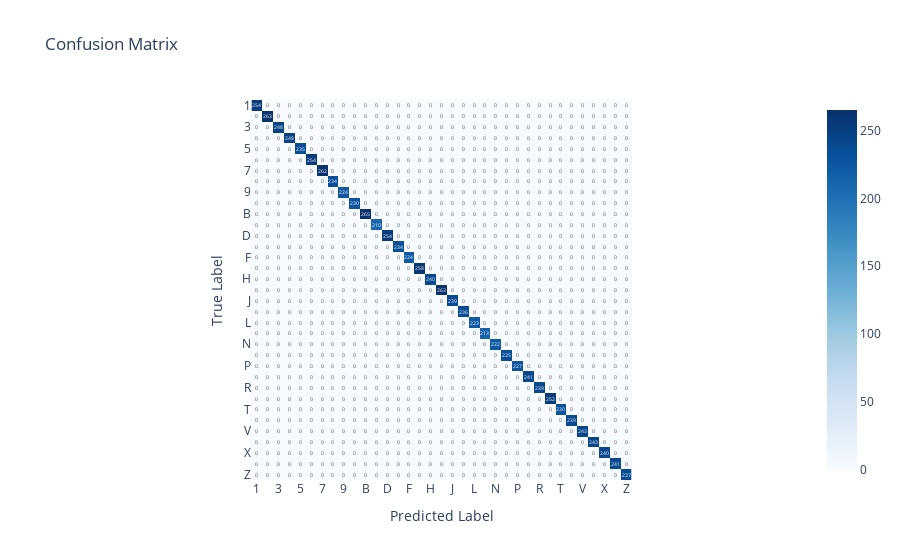

Write notebook code for a chart like this one.
### Code cell
# Confusion matrix
cm = confusion_matrix(y_test_labels, y_pred_labels, labels=categories)

# Plot confusion matrix with annotations
fig_cm = px.imshow(cm, x=categories, y=categories, title='Confusion Matrix', color_continuous_scale='Blues', text_auto=True)
fig_cm.update_layout(xaxis_title='Predicted Label', yaxis_title='True Label')
fig_cm.show()

### Figure 1 — Plotly figure (JSON) as saved in the notebook; plotly's stock layout.template omitted (floating-point values rounded to 4 significant figures; data arrays with more than 128 entries replaced by an {"elided": "..."} marker saying what was removed)
{"data": [{"coloraxis": "coloraxis", "hovertemplate": "x: %{x}<br>y: %{y}<br>color: %{z}<extra></extra>", "name": "0", "texttemplate": "%{z}", "type": "heatmap", "x": ["1", "2", "3", "4", "5", "6", "7", "8", "9", "A", "B", "C", "D", "E", "F", "G", "H", "I", "J", "K", "L", "M", "N", "O", "P", "Q", "R", "S", "T", "U", "V", "W", "X", "Y", "Z"], "xaxis": "x", "y": ["1", "2", "3", "4", "5", "6", "7", "8", "9", "A", "B", "C", "D", "E", "F", "G", "H", "I", "J", "K", "L", "M", "N", "O", "P", "Q", "R", "S", "T", "U", "V", "W", "X", "Y", "Z"], "yaxis": "y", "z": {"elided": "35x35 int values"}}], "layout": {"coloraxis": {"colorscale": [[0, "rgb(247,251,255)"], [0.125, "rgb(222,235,247)"], [0.25, "rgb(198,219,239)"], [0.375, "rgb(158,202,225)"], [0.5, "rgb(107,174,214)"], [0.625, "rgb(66,146,198)"], [0.75, "rgb(33,113,181)"], [0.875, "rgb(8,81,156)"], [1, "rgb(8,48,107)"]]}, "title": {"text": "Confusion Matrix"}, "xaxis": {"anchor": "y", "constrain": "domain", "domain": [0, 1], "scaleanchor": "y", "title": {"text": "Predicted Label"}}, "yaxis": {"anchor": "x", "autorange": "reversed", "constrain": "domain", "domain": [0, 1], "title": {"text": "True Label"}}}}
